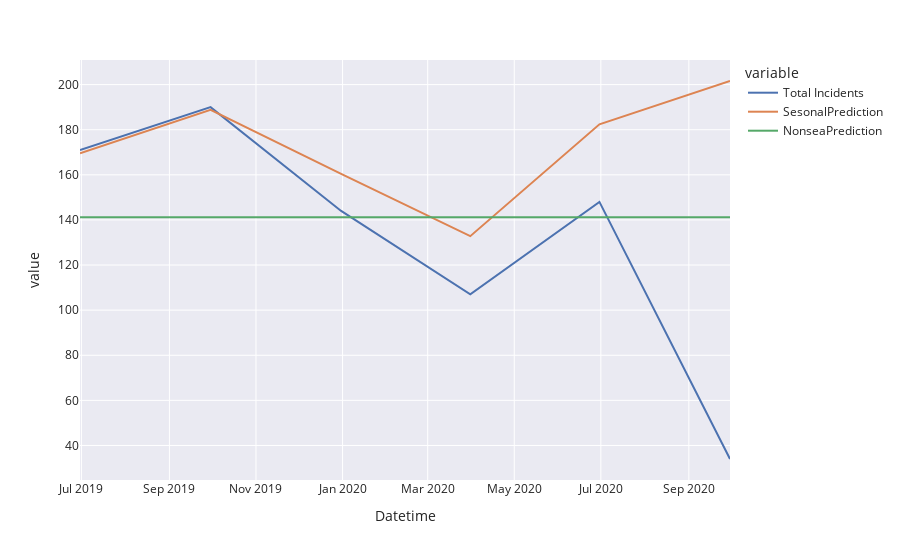

Notebook code cell kept with this figure:
### Code cell
px.line(result_df.astype('float'), template='seaborn')

### Figure 1 — Plotly figure (JSON) as saved in the notebook; plotly's stock layout.template omitted (floating-point values rounded to 4 significant figures)
{"data": [{"hovertemplate": "variable=Total Incidents<br>Datetime=%{x}<br>value=%{y}<extra></extra>", "legendgroup": "Total Incidents", "line": {"color": "rgb(76,114,176)", "dash": "solid"}, "mode": "lines", "name": "Total Incidents", "orientation": "v", "showlegend": true, "type": "scatter", "x": ["2019-06-30T00:00:00", "2019-09-30T00:00:00", "2019-12-31T00:00:00", "2020-03-31T00:00:00", "2020-06-30T00:00:00", "2020-09-30T00:00:00"], "xaxis": "x", "y": [171, 190, 144, 107, 148, 34], "yaxis": "y"}, {"hovertemplate": "variable=SesonalPrediction<br>Datetime=%{x}<br>value=%{y}<extra></extra>", "legendgroup": "SesonalPrediction", "line": {"color": "rgb(221,132,82)", "dash": "solid"}, "mode": "lines", "name": "SesonalPrediction", "orientation": "v", "showlegend": true, "type": "scatter", "x": ["2019-06-30T00:00:00", "2019-09-30T00:00:00", "2019-12-31T00:00:00", "2020-03-31T00:00:00", "2020-06-30T00:00:00", "2020-09-30T00:00:00"], "xaxis": "x", "y": [169.6, 188.8, 160.4, 132.8, 182.4, 201.6], "yaxis": "y"}, {"hovertemplate": "variable=NonseaPrediction<br>Datetime=%{x}<br>value=%{y}<extra></extra>", "legendgroup": "NonseaPrediction", "line": {"color": "rgb(85,168,104)", "dash": "solid"}, "mode": "lines", "name": "NonseaPrediction", "orientation": "v", "showlegend": true, "type": "scatter", "x": ["2019-06-30T00:00:00", "2019-09-30T00:00:00", "2019-12-31T00:00:00", "2020-03-31T00:00:00", "2020-06-30T00:00:00", "2020-09-30T00:00:00"], "xaxis": "x", "y": [141.2, 141.2, 141.2, 141.2, 141.2, 141.2], "yaxis": "y"}], "layout": {"legend": {"title": {"text": "variable"}, "tracegroupgap": 0}, "margin": {"t": 60}, "xaxis": {"anchor": "y", "domain": [0, 1], "title": {"text": "Datetime"}}, "yaxis": {"anchor": "x", "domain": [0, 1], "title": {"text": "value"}}}}
